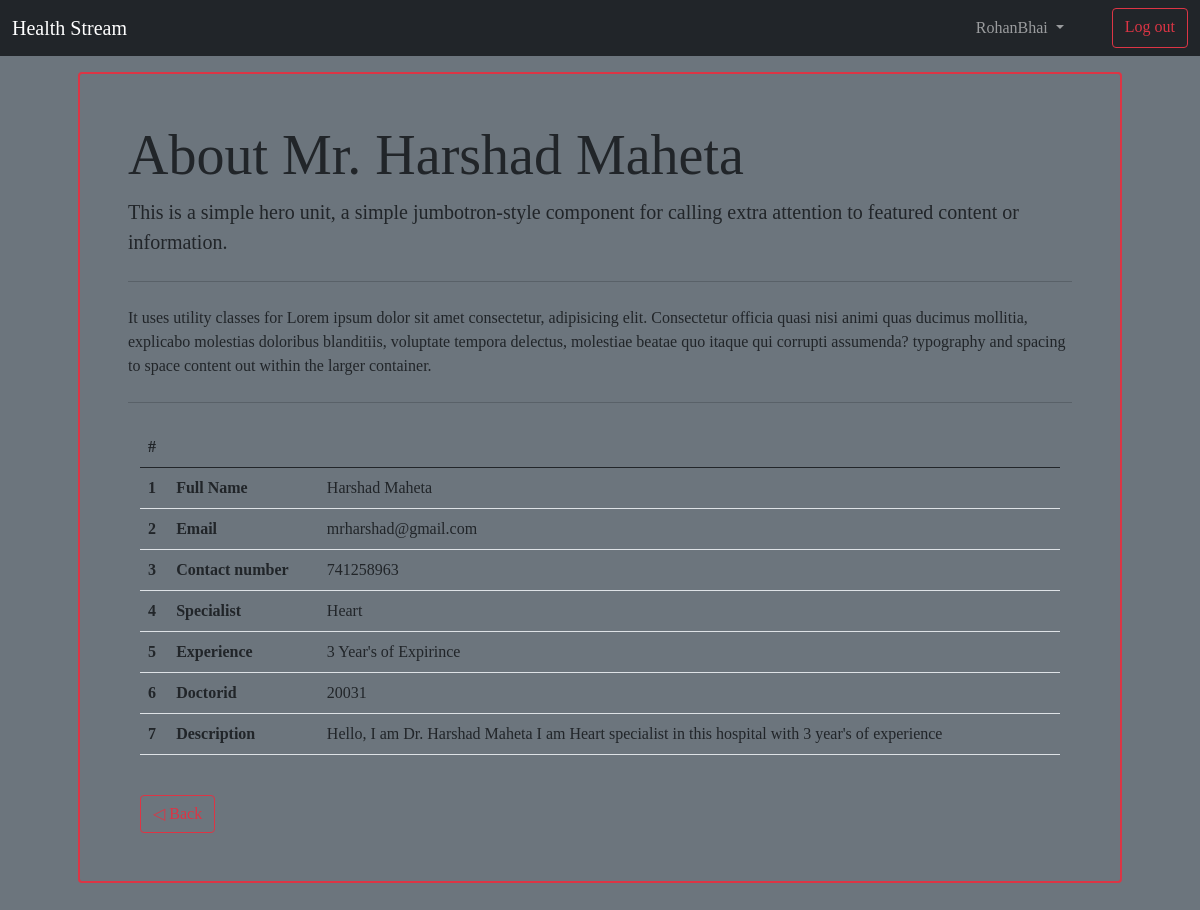
The page /Patient/moreAboutDoctor.php (signed in) on the database its author committed.
### tables this page shows
CREATE TABLE `doctors` (
  `name` varchar(125) NOT NULL,
  `email` varchar(100) NOT NULL,
  `phonenumber` varchar(30) NOT NULL,
  `specialist` varchar(200) NOT NULL,
  `experience` varchar(125) NOT NULL,
  `doctorid` varchar(30) NOT NULL,
  `description` varchar(2000) NOT NULL,
  `password` varchar(125) NOT NULL
);

### Patient/moreAboutDoctor.php (the view, shortened to what this page needs)
<!DOCTYPE html>
<html lang="en">
<head>
  <link href="https://cdn.jsdelivr.net/npm/bootstrap@5.0.2/dist/css/bootstrap.min.css" rel="stylesheet"
>
  <link rel="stylesheet" href="./css/bot.css">
</head>
<body id="homepage" class="bg-secondary">
  <?php
  include "./navbar.php";
  ?>
  <main>
    <?php
    include "../config.php";
    $sql = " SELECT username , allocateddoctor FROM `users` WHERE `username`='{$_SESSION['username']}' ";
    $result = mysqli_query($conn, $sql);
    if (mysqli_num_rows($result) > 0) {
      while ($row = mysqli_fetch_assoc($result)) {
        $sql2 = " SELECT name , email, phonenumber, specialist, doctorid,experience, description  FROM `doctors` WHERE `name`= '{$row['allocateddoctor']}' ";
        $result2 = mysqli_query($conn, $sql2);
        if (mysqli_num_rows($result2) > 0) {
          while ($row2 = mysqli_fetch_assoc($result2)) {
            echo "
               <div class=' jumbotron container my-4 p-5 d-flex'>
              <div class='jumbotron border border-2 border-danger p-5 rounded ' >
                  <h1 class='display-4'>About <b>Mr. " . $row2['name'] . "</b></h1>
                  <p class='lead'>This is a simple hero unit, a simple jumbotron-style component for calling extra attention
                      to featured content or information.</p>
                  <hr class='my-4'>
                  <p>It uses utility classes for Lorem ipsum dolor sit amet consectetur, adipisicing elit. Consectetur officia quasi nisi animi quas ducimus mollitia, explicabo molestias doloribus blanditiis, voluptate tempora delectus, molestiae beatae quo itaque qui corrupti assumenda? typography and spacing to space content out within the larger container.</p>
                  <hr class='my-4'>
                  <div  class='container'>
                    <table class='table'>
                    <thead>
                    <tr>
                      <th scope='col'>#</th>
                      <th scope='col'></th>
                      <th scope='col'></th>
                    </tr>
                  </thead>
                      <tbody>
                        <tr>
                          <th scope='row'>1</th>
                          <td><b>Full Name</b></td>
                          <td>".$row2['name']."</td>
                        </tr>
                        <tr>
                          <th scope='row'>2</th>
                          <td><b>Email</b></td>
                          <td>".$row2['email']."</td>
                        </tr>
                        <tr>
                        <th scope='row'>3</th>
                        <td ><b>Contact number</b></td>
                        <td>".$row2['phonenumber']."</td>
                      </tr>
                      <tr>
                        <tr>
                          <th scope='row'>4</th>
                          <td ><b>Specialist</b></td>
                          <td>".$row2['specialist']."</td>
                        </tr>
                        <tr>
                          <th scope='row'>5</th>
                          <td ><b>Experience</b></td>
                          <td>".$row2['experience']."</td>
                        </tr>
                        <tr>
                          <th scope='row'>6</th>
                          <td ><b>Doctorid</b></td>
                          <td>".$row2['doctorid']."</td>
                        </tr>
                        <tr>
                          <th scope='row'>7</th>
                          <td ><b>Description</b></td>
                          <td>".$row2['description']."</td>
                        </tr>
                      </tbody>
                    </table>
                    <br>
                    <a class='btn btn-outline-danger' href='./myDoctor.php' role='button'> ◁ Back</a>
                   </div>
              </div>
          </div>";
          }
        }
      }
    }
    ?>
  </main>
</body>
</html>

### css/bot.css (style rules this page uses)
* { margin: 0px; padding: 0px; box-sizing: border-box; font-family: "Poppins","sabs-serif"; }
body { background: #ffffff; }

### rows shown on the page
doctors: name "Harshad Maheta", email "mrharshad@gmail.com", phonenumber "741258963", specialist "Heart", experience "3 Year's of Expirince", doctorid "20031", description "Hello, I am Dr. Harshad Maheta I am Heart specialist in this hospital with 3 year's of experience"

### other values the page prints
$_SESSION['username'] "RohanBhai"
